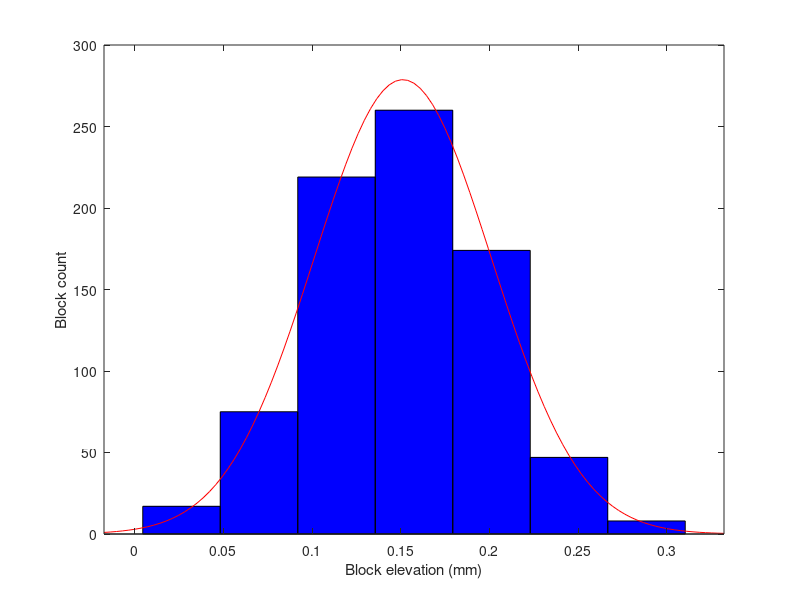
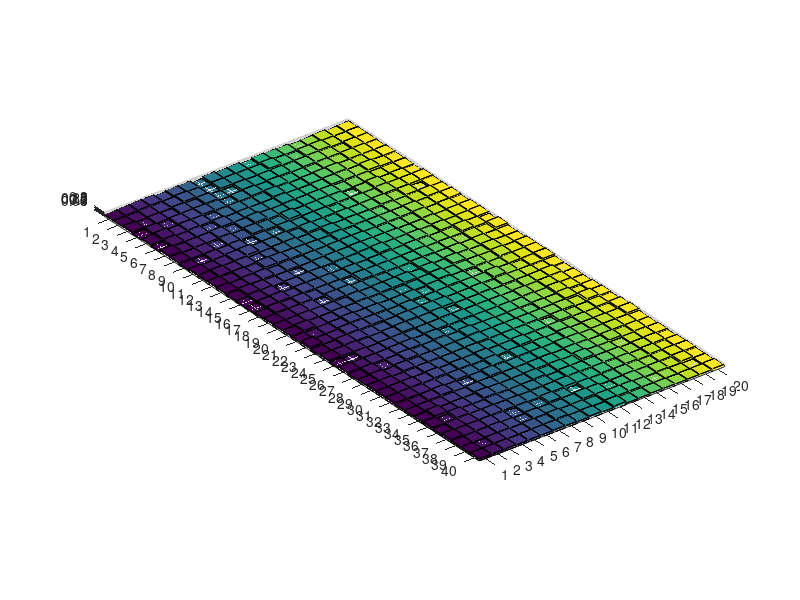

Source code (MATLAB) for these figures, in order: (Note: this script raises an error after producing the figures.)
%Terrain block variation
%This is based off of the 2008 JEB paper Neuromechanical response of 
%musculo-skeletal structures in cockroaches during rapid running on
%rough terrain (https://doi.org/10.1242/jeb.012385)

%All dimensions are in mm

clear all; close all; clc;

HipHeight=0.1; %mm This is the hip height of the robot
RobotBodyLength=4; %mm This is the body length of the robot
SideLength=RobotBodyLength/4; %mm locks are scaled to 1/4 the length
%of the robot
Ground=0; %This sets the ground plane, one could make a solid block base
UpperBound=3*HipHeight; %mm This sets the upper bound of the distribution
Mean=UpperBound/2; %mm
StandardDeviation=Mean/3; %mm

ArenaLength=RobotBodyLength*10; %mm - How many multiples of body lengths
ArenaWidth=RobotBodyLength*5; %mm - How many multiples of body lengths

Blocks=abs(normrnd((Mean),(StandardDeviation),...
    [ArenaLength/SideLength ArenaWidth/SideLength]));
Block_vector=reshape(Blocks,numel(Blocks),1);

figure(1) %plotting histogram of blocks
histfit(Block_vector,7)
xlabel('Block elevation (mm)')
ylabel('Block count')

figure(2) %plotting 3D visualization of terrain
bar3(Blocks,1)
axis equal

X=0:SideLength:ArenaWidth-1;
Y=0:SideLength:ArenaLength-1;
loop=1;

%moving generated data to cells to construct STL files
vertices_cell=cell(numel(Blocks),1);
faces_cell=cell(numel(Blocks),1);

for index1=1:length(X)
    for index2=1:length(Y)
        x_corner=X(index1);
        y_corner=Y(index2);
        height=Blocks(index2,index1);
        vertices_cell{loop,1}=cube_vertices(x_corner,y_corner,SideLength,height,Ground);
        faces_cell{loop,1}=cube_faces(loop);
        loop=loop+1;
    end
end

fv.vertices=cell2mat(vertices_cell);
fv.faces=cell2mat(faces_cell);

%% Render
% The model is rendered with a PATCH graphics object. We also add some dynamic
% lighting, and adjust the material properties to change the specular
% highlighting.
figure(3)
patch(fv,'FaceColor',       [0.8 0.8 1.0], ...
         'EdgeColor',       'none',        ...
         'FaceLighting',    'gouraud',     ...
         'AmbientStrength', 0.15);

% Add a camera light, and tone down the specular highlighting
camlight('headlight');
material('dull');

% Fix the axes scaling, and set a nice view angle
axis('image');
view([-30 30]);
xlabel('Width (mm)')
ylabel('Length (mm)')
zlabel('Elevation (mm)')

%% Write file
stlwrite('terrain.stl',fv);


